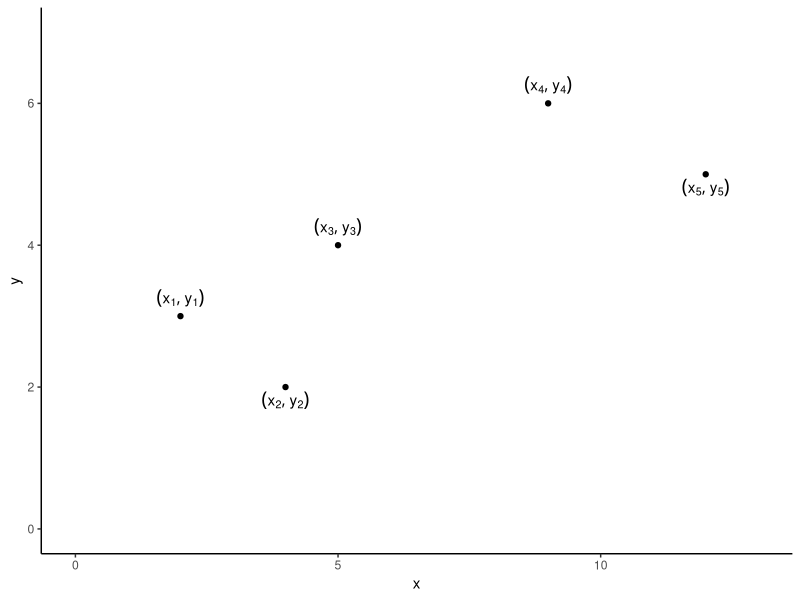
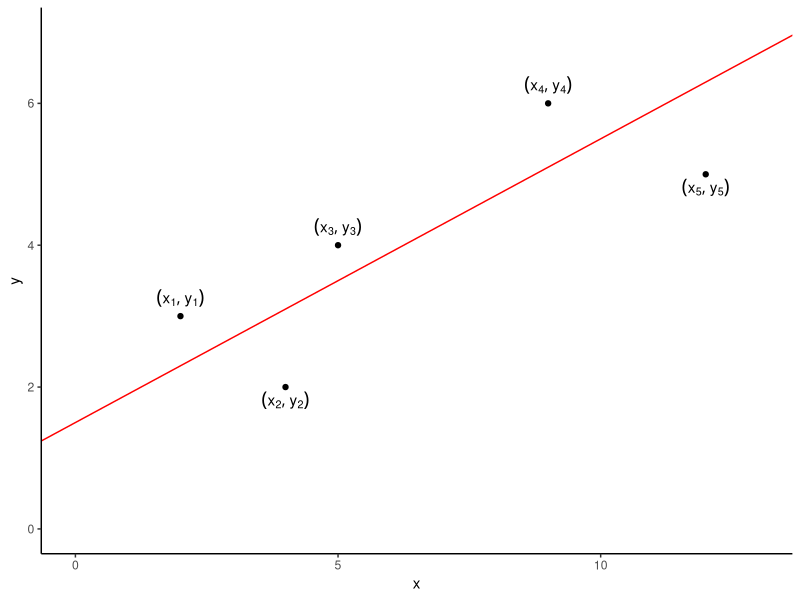
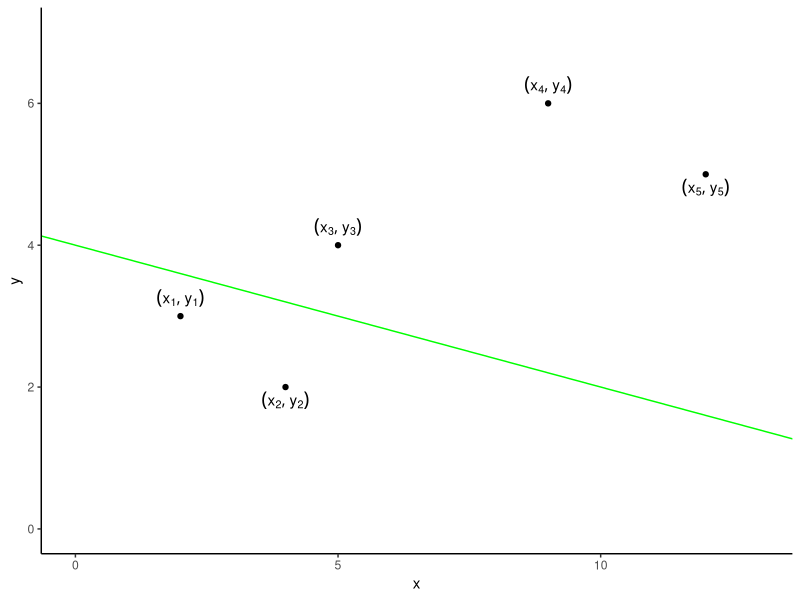
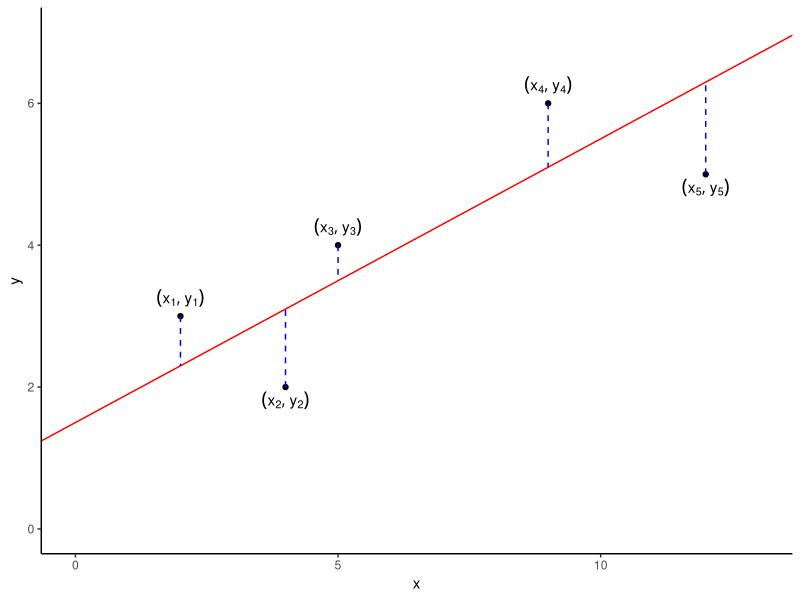
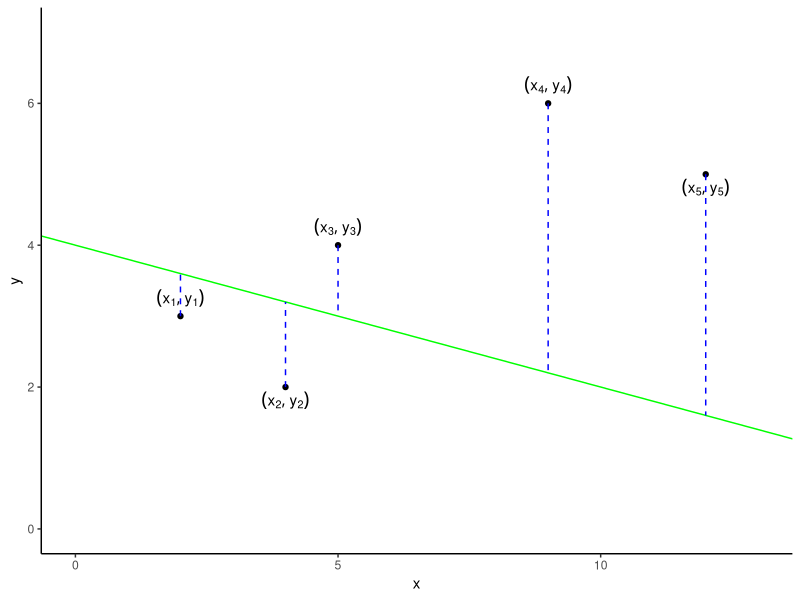
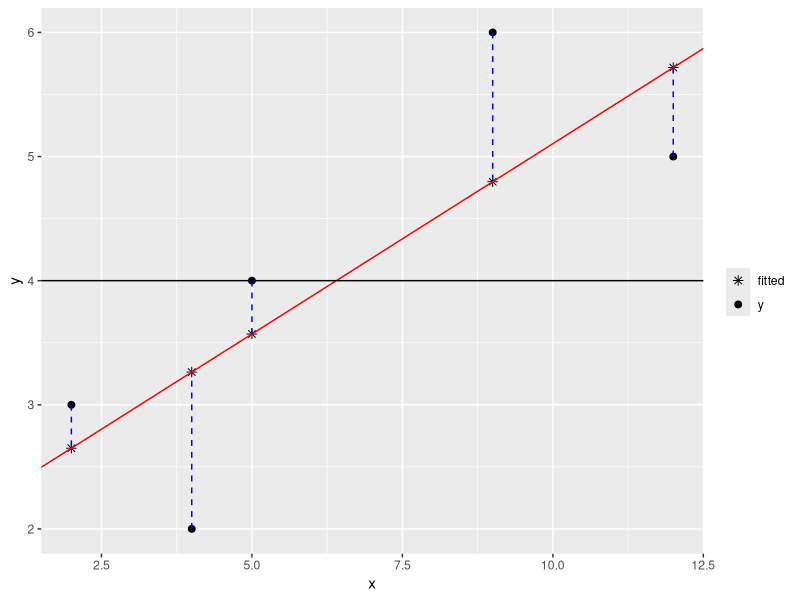
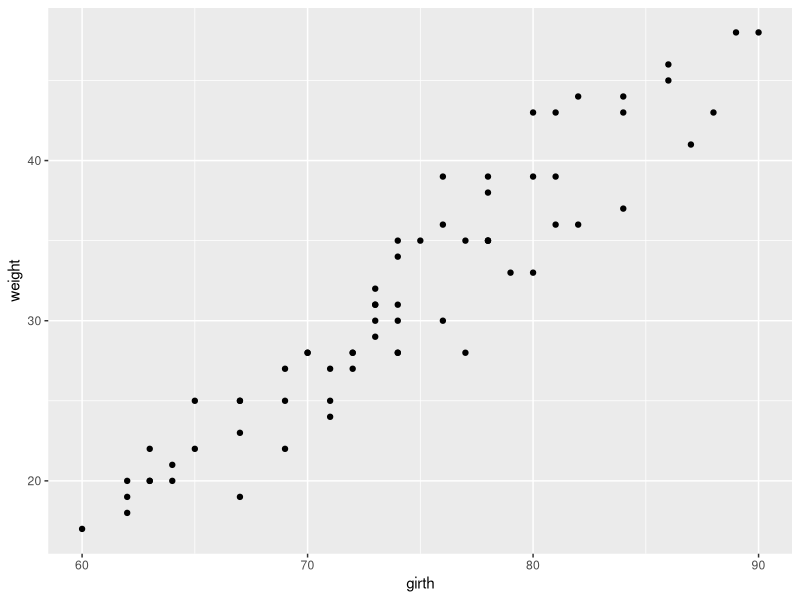
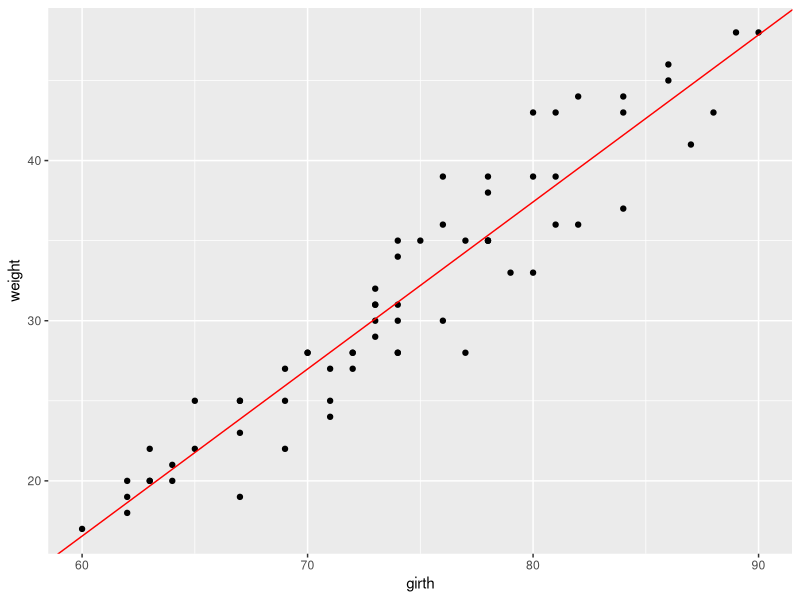

These figures' R source, in order:
## ---- chunk 1
library(tidyverse) 
library(gridExtra)
library(knitr) 
opts_chunk$set(
  tidy = FALSE,
  cache = FALSE,
  echo = TRUE,
  warning = FALSE,
  message = FALSE,
  dpi = 300,
  fig.align = "center",
  fig.width = 4,
  fig.height = 4
  )
filter <- dplyr::filter
options(width = 70) # controls console (and slide) output width
## ---- chunk 2
x <- c(2, 4, 5, 9, 12); y <- c(3, 2, 4, 6, 5)
## ---- chunk 3
label_x <- paste0("x[", 1:5, "]"); label_y <- paste0("y[", 1:5, "]")
label <- paste0("phantom()(", label_x, ", ", label_y, ")")
df <- data.frame(x, y)
g0 <- ggplot(df, aes(x, y)) +
  xlim(c(0, 13)) +
  ylim(c(0, 7)) +
  geom_point() +
  geom_text(label = label, hjust = 0.5, vjust = 0.5*c(-1, 2.5, -1, -1, 2.5), parse = TRUE) + 
  theme_bw() +
  theme_classic()
print(g0)
## ---- chunk 4
a <- 1.5; b <- 0.4
g1 <- g0 + geom_abline(intercept = a, slope = b, color = "red")
print(g1)
## ---- chunk 5
a <- 4; b <- -0.2
g2 <- g0 + geom_abline(intercept = a, slope = b, color = "green")
print(g2)
## ---- chunk 6
a <- 1.5; b <- 0.4
g3 <- g0 + geom_abline(intercept = a, slope = b, color = "red") +
  geom_segment(x = x, xend = x, y = y, yend = a + b*x, color = "blue", lty = "dashed")
print(g3)
## ---- chunk 7
a <- 4; b <- -0.2
g4 <- g0 + geom_abline(intercept = a, slope = b, color = "green") +
  geom_segment(x = x, xend = x, y = y, yend = a + b*x, color = "blue", lty = "dashed")
print(g4)
## ---- chunk 8
fit <- lm(y ~ x)
summary(fit)
## ---- chunk 9
beta0 <- 2.0368; beta1 <- 0.3067

df <- data.frame(x = x, y = y, fitted = beta0 + beta1*x)

df_long <- df %>%
  gather(key = y_type, value = height, -x)

ggplot() + 
  geom_point(data = df_long, aes(x, height, shape = y_type), size = 2) +
  geom_abline(intercept = beta0, slope = beta1, color = "red") +
  geom_hline(yintercept = mean(y)) +
  scale_shape_manual(values = c("y" = 19, "fitted" = 8)) +
  labs(shape = "", y = "y") +
  geom_segment(data = df, x = x, xend = x, y = y, yend = beta0 + beta1*x,
               color = "blue", lty = "dashed")
## ---- chunk 10
names(fit)
## ---- chunk 11
fit$coefficients #<<
beta0 <- fit$coefficients[1]; beta1 <- fit$coefficients[2]
beta0
beta1
## ---- chunk 12
fitted_values <- beta0 + beta1*x
fitted_values
## ---- chunk 13
fit$fitted.values #<<
## ---- chunk 14
residuals <- y - fitted_values
residuals
## ---- chunk 15
fit$residuals #<<
## ---- chunk 16
rss <- sum(fit$residuals^2)
rss
## ---- chunk 17
ssreg <- sum((fit$fitted.values-mean(y))^2)
ssreg
## ---- chunk 18
tss <- sum((y-mean(y))^2)
tss
## ---- chunk 19
rss + ssreg
tss
## ---- chunk 20
r2 <- ssreg/tss
r2
## ---- chunk 21
names(summary(fit))
## ---- chunk 22
summary(fit)$r.squared
## ---- chunk 23
sqrt(rss/(length(x)-2))
## ---- chunk 24
summary(fit)$sigma
## ---- chunk 25
sheep <- read.table("sheep.tsv", header = T, sep = "\t") 
dim(sheep)
## ---- chunk 26
head(sheep)
## ---- chunk 27
ggplot(sheep, aes(girth, weight)) +
  geom_point()
## ---- chunk 28
fit <- lm(sheep$weight ~ sheep$girth) 
# or fit <- lm(weight ~ girth, data = sheep)
## ---- chunk 29
fit$coefficients
## ---- chunk 30
beta0 <- fit$coefficients[1]; beta1 <- fit$coefficients[2]
beta0; beta1
## ---- chunk 31
ggplot(sheep, aes(girth, weight)) +
  geom_point() +
  geom_abline(intercept = beta0, slope = beta1, color = "red")
## ---- chunk 32
rss <- sum((fit$residuals)^2)
rss
## ---- chunk 33
ssreg <- sum((fit$fitted.values - mean(sheep$weight))^2)
ssreg
## ---- chunk 34
tss <- rss + ssreg
# or tss <- sum((sheep$weight - mean(sheep$weight))^2)
tss
## ---- chunk 35
r2 <- ssreg/tss; print(r2)
# or alternatively
summary(fit)$r.squared
## ---- chunk 36
sqrt(rss/(length(sheep$girth)-2))
summary(fit)$sigma # alternatively 
## ---- chunk 37
fit$coefficients
## ---- chunk 38
confint(fit) #<<
## ---- chunk 39
summary(fit)$coefficients
## ---- chunk 40
donkey <- read.table("donkey.tsv", header = T, sep = "\t") 
dim(donkey)
head(donkey)
## ---- chunk 41
ggplot(donkey, aes(Length, Bodywt)) + geom_point()
## ---- chunk 42
fit_Length <- lm(Bodywt ~ Length, data = donkey)
summary(fit_Length)
## ---- chunk 43
ggplot(donkey, aes(Length, Bodywt)) + geom_point() +
  geom_smooth(method = "lm", se = F)
## ---- chunk 44
ggplot(donkey, aes(Height, Bodywt)) + geom_point()
## ---- chunk 45
fit_Height <- lm(Bodywt ~ Height, data = donkey)
summary(fit_Height)
## ---- chunk 46
ggplot(donkey, aes(Height, Bodywt)) + geom_point() +
  geom_smooth(method = "lm", se = F)
## ---- chunk 47
fit <- lm(Bodywt ~ Length + Heartgirth + Height, data = donkey)
summary(fit)$coefficients
## ---- chunk 48
fit1 <- lm(Bodywt ~ Length, data = donkey) ## Model 1
r.squared1 <- summary(fit1)$r.squared
r.squared1
## ---- chunk 49
fit2 <- lm(Bodywt ~ Height, data = donkey) ## Model 2
r.squared2 <- summary(fit2)$r.squared
r.squared2
## ---- chunk 50
ggplot(donkey, aes(Length, Bodywt)) + 
  geom_point() + 
  geom_abline(intercept = fit1$coefficients[1], slope = fit1$coefficients[2], color = "red")
## ---- chunk 51
ggplot(donkey, aes(Height, Bodywt)) + 
  geom_point() + 
  geom_abline(intercept = fit2$coefficients[1], slope = fit2$coefficients[2], color = "blue")
## ---- chunk 52
fit3 <- lm(Bodywt ~ Length + Height, data = donkey) ## Model 3
r.squared3 <- summary(fit3)$r.squared
r.squared3
## ---- chunk 53
fit4 <- lm(Bodywt ~ Length + Height + Heartgirth + Umbgirth, data = donkey) ## Model 4
r.squared4 <- summary(fit4)$r.squared
r.squared4
